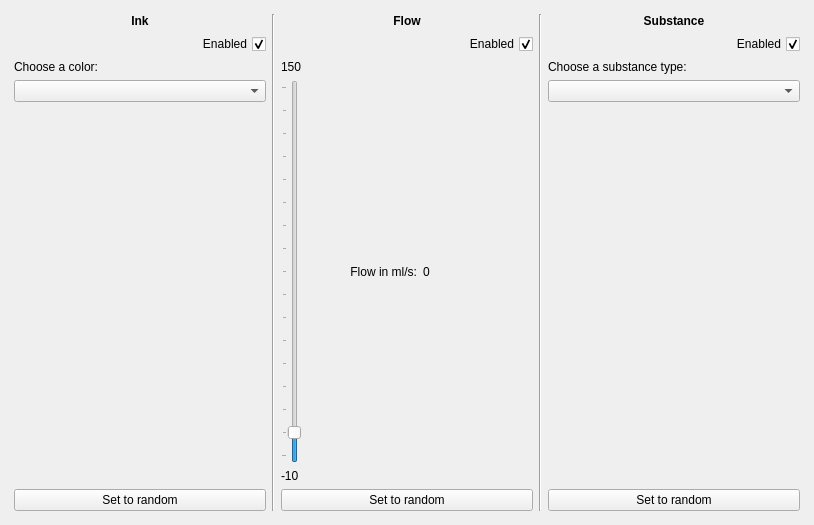
<?xml version="1.0" encoding="UTF-8"?>
<ui version="4.0">
 <class>MainPages</class>
 <widget class="QWidget" name="MainPages">
  <property name="geometry">
   <rect>
    <x>0</x>
    <y>0</y>
    <width>814</width>
    <height>525</height>
   </rect>
  </property>
  <property name="windowTitle">
   <string>Form</string>
  </property>
  <layout class="QVBoxLayout" name="main_pages_layout">
   <property name="spacing">
    <number>0</number>
   </property>
   <property name="leftMargin">
    <number>5</number>
   </property>
   <property name="topMargin">
    <number>5</number>
   </property>
   <property name="rightMargin">
    <number>5</number>
   </property>
   <property name="bottomMargin">
    <number>5</number>
   </property>
   <item>
    <widget class="QStackedWidget" name="pages">
     <property name="layoutDirection">
      <enum>Qt::LeftToRight</enum>
     </property>
     <property name="currentIndex">
      <number>2</number>
     </property>
     <widget class="QWidget" name="page_light">
      <property name="styleSheet">
       <string notr="true"/>
      </property>
      <layout class="QVBoxLayout" name="page_light_layout">
       <property name="spacing">
        <number>5</number>
       </property>
       <property name="leftMargin">
        <number>0</number>
       </property>
       <property name="topMargin">
        <number>0</number>
       </property>
       <property name="rightMargin">
        <number>0</number>
       </property>
       <property name="bottomMargin">
        <number>0</number>
       </property>
      </layout>
     </widget>
     <widget class="QWidget" name="page_temperature">
      <property name="styleSheet">
       <string notr="true"/>
      </property>
      <layout class="QVBoxLayout" name="page_temperature_layout">
       <property name="spacing">
        <number>5</number>
       </property>
       <property name="leftMargin">
        <number>0</number>
       </property>
       <property name="topMargin">
        <number>0</number>
       </property>
       <property name="rightMargin">
        <number>0</number>
       </property>
       <property name="bottomMargin">
        <number>0</number>
       </property>
      </layout>
     </widget>
     <widget class="QWidget" name="page_fluid">
      <property name="styleSheet">
       <string notr="true"/>
      </property>
      <layout class="QVBoxLayout" name="page_fluid_layout">
       <item>
        <layout class="QHBoxLayout" name="horizontalLayout">
         <property name="sizeConstraint">
          <enum>QLayout::SetNoConstraint</enum>
         </property>
         <item>
          <layout class="QVBoxLayout" name="InkLayout">
           <item>
            <widget class="QLabel" name="label">
             <property name="font">
              <font>
               <bold>true</bold>
               <underline>false</underline>
              </font>
             </property>
             <property name="autoFillBackground">
              <bool>false</bool>
             </property>
             <property name="text">
              <string>Ink</string>
             </property>
             <property name="scaledContents">
              <bool>false</bool>
             </property>
             <property name="alignment">
              <set>Qt::AlignHCenter|Qt::AlignTop</set>
             </property>
            </widget>
           </item>
           <item>
            <widget class="QCheckBox" name="ink_toggle">
             <property name="layoutDirection">
              <enum>Qt::RightToLeft</enum>
             </property>
             <property name="text">
              <string>Enabled</string>
             </property>
             <property name="checked">
              <bool>true</bool>
             </property>
            </widget>
           </item>
           <item>
            <widget class="QLabel" name="label_4">
             <property name="text">
              <string>Choose a color:</string>
             </property>
             <property name="alignment">
              <set>Qt::AlignBottom|Qt::AlignLeading|Qt::AlignLeft</set>
             </property>
            </widget>
           </item>
           <item>
            <widget class="QComboBox" name="ink_color">
             <item>
              <property name="text">
               <string/>
              </property>
             </item>
             <item>
              <property name="text">
               <string>cyan</string>
              </property>
             </item>
             <item>
              <property name="text">
               <string>yellow</string>
              </property>
             </item>
             <item>
              <property name="text">
               <string>magenta</string>
              </property>
             </item>
             <item>
              <property name="text">
               <string>black</string>
              </property>
             </item>
             <item>
              <property name="text">
               <string>red</string>
              </property>
             </item>
             <item>
              <property name="text">
               <string>blue</string>
              </property>
             </item>
             <item>
              <property name="text">
               <string>green</string>
              </property>
             </item>
            </widget>
           </item>
           <item>
            <spacer name="verticalSpacer">
             <property name="orientation">
              <enum>Qt::Vertical</enum>
             </property>
             <property name="sizeType">
              <enum>QSizePolicy::Expanding</enum>
             </property>
             <property name="sizeHint" stdset="0">
              <size>
               <width>20</width>
               <height>30</height>
              </size>
             </property>
            </spacer>
           </item>
           <item>
            <widget class="QPushButton" name="resetInkButton">
             <property name="text">
              <string>Set to random</string>
             </property>
            </widget>
           </item>
          </layout>
         </item>
         <item>
          <widget class="Line" name="line_sep_fluid_0">
           <property name="orientation">
            <enum>Qt::Vertical</enum>
           </property>
          </widget>
         </item>
         <item>
          <layout class="QVBoxLayout" name="FlowLayout">
           <item>
            <widget class="QLabel" name="label_2">
             <property name="font">
              <font>
               <bold>true</bold>
              </font>
             </property>
             <property name="text">
              <string>Flow</string>
             </property>
             <property name="alignment">
              <set>Qt::AlignHCenter|Qt::AlignTop</set>
             </property>
            </widget>
           </item>
           <item>
            <widget class="QCheckBox" name="flow_toggle">
             <property name="layoutDirection">
              <enum>Qt::RightToLeft</enum>
             </property>
             <property name="text">
              <string>Enabled</string>
             </property>
             <property name="checked">
              <bool>true</bool>
             </property>
            </widget>
           </item>
           <item>
            <widget class="QLabel" name="label_7">
             <property name="text">
              <string>150</string>
             </property>
            </widget>
           </item>
           <item>
            <layout class="QHBoxLayout" name="horizontalLayout_2">
             <item>
              <widget class="QSlider" name="flow_slider">
               <property name="minimum">
                <number>-10</number>
               </property>
               <property name="maximum">
                <number>150</number>
               </property>
               <property name="singleStep">
                <number>5</number>
               </property>
               <property name="pageStep">
                <number>10</number>
               </property>
               <property name="orientation">
                <enum>Qt::Vertical</enum>
               </property>
               <property name="invertedAppearance">
                <bool>false</bool>
               </property>
               <property name="invertedControls">
                <bool>false</bool>
               </property>
               <property name="tickPosition">
                <enum>QSlider::TicksAbove</enum>
               </property>
               <property name="tickInterval">
                <number>10</number>
               </property>
              </widget>
             </item>
             <item>
              <widget class="QLabel" name="label_5">
               <property name="text">
                <string>Flow in ml/s:</string>
               </property>
               <property name="alignment">
                <set>Qt::AlignRight|Qt::AlignTrailing|Qt::AlignVCenter</set>
               </property>
              </widget>
             </item>
             <item>
              <widget class="QLabel" name="label_flow_value">
               <property name="text">
                <string>0</string>
               </property>
              </widget>
             </item>
            </layout>
           </item>
           <item>
            <widget class="QLabel" name="label_8">
             <property name="text">
              <string>-10</string>
             </property>
            </widget>
           </item>
           <item>
            <widget class="QPushButton" name="resetFlowButton">
             <property name="text">
              <string>Set to random</string>
             </property>
            </widget>
           </item>
          </layout>
         </item>
         <item>
          <widget class="Line" name="line">
           <property name="orientation">
            <enum>Qt::Vertical</enum>
           </property>
          </widget>
         </item>
         <item>
          <layout class="QVBoxLayout" name="SubstanceLayout">
           <item>
            <widget class="QLabel" name="label_3">
             <property name="font">
              <font>
               <bold>true</bold>
              </font>
             </property>
             <property name="text">
              <string>Substance</string>
             </property>
             <property name="alignment">
              <set>Qt::AlignHCenter|Qt::AlignTop</set>
             </property>
            </widget>
           </item>
           <item>
            <widget class="QCheckBox" name="substance_toggle">
             <property name="layoutDirection">
              <enum>Qt::RightToLeft</enum>
             </property>
             <property name="text">
              <string>Enabled</string>
             </property>
             <property name="checked">
              <bool>true</bool>
             </property>
            </widget>
           </item>
           <item>
            <widget class="QLabel" name="label_9">
             <property name="text">
              <string>Choose a substance type:</string>
             </property>
            </widget>
           </item>
           <item>
            <widget class="QComboBox" name="substance_combo">
             <property name="sizePolicy">
              <sizepolicy hsizetype="Preferred" vsizetype="Fixed">
               <horstretch>0</horstretch>
               <verstretch>0</verstretch>
              </sizepolicy>
             </property>
             <item>
              <property name="text">
               <string/>
              </property>
             </item>
             <item>
              <property name="text">
               <string>water</string>
              </property>
             </item>
             <item>
              <property name="text">
               <string>alcohol</string>
              </property>
             </item>
             <item>
              <property name="text">
               <string>oil</string>
              </property>
             </item>
            </widget>
           </item>
           <item>
            <spacer name="verticalSpacer_2">
             <property name="orientation">
              <enum>Qt::Vertical</enum>
             </property>
             <property name="sizeHint" stdset="0">
              <size>
               <width>20</width>
               <height>40</height>
              </size>
             </property>
            </spacer>
           </item>
           <item>
            <widget class="QPushButton" name="resetSubstanceButton">
             <property name="text">
              <string>Set to random</string>
             </property>
            </widget>
           </item>
          </layout>
         </item>
        </layout>
       </item>
      </layout>
     </widget>
    </widget>
   </item>
  </layout>
 </widget>
 <resources/>
 <connections/>
</ui>
